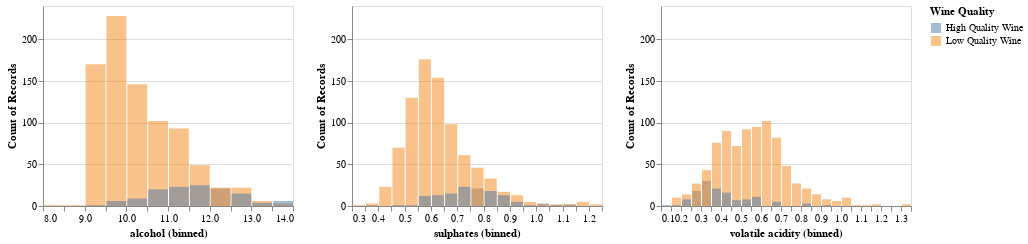

Here is the notebook cell this chart was saved with:
### Code cell
# Isolate target and correlates
dist_feats = ['quality_binary', 'alcohol', 'sulphates', 'volatile acidity']

# Create density data frame
dist_df = pd.concat([X_train, y_train], axis=1)
dist_df = dist_df[dist_feats]

# Replace boolean with descriptive strings
dist_df['quality_binary'] = dist_df['quality_binary'].map({
    True: 'High Quality Wine',
    False: 'Low Quality Wine'
})

# Create overlaid histograms for each correlated feature
feature_hists = alt.Chart(dist_df).mark_bar(opacity = 0.5).encode(
    x = alt.X(alt.repeat('column')).type('quantitative').bin(maxbins = 25).axis(format = '.1f'),
    y = alt.Y('count()').stack(False),
    color = alt.Color('quality_binary:N').title('Wine Quality')
).properties(
    width = 250,
    height = 200,
).repeat(
    column = ['alcohol', 'sulphates', 'volatile acidity']
).resolve_scale(
    y = 'shared'
)

# Display histograms
feature_hists

### Figure 1 — Vega-Lite specification as saved in the notebook (floating-point values rounded to 4 significant figures; data arrays with more than 128 entries replaced by an {"elided": "..."} marker saying what was removed)
{"config": {"view": {"continuousWidth": 300, "continuousHeight": 300}}, "repeat": {"column": ["alcohol", "sulphates", "volatile acidity"]}, "spec": {"data": {"name": "data-ef700137409a68b10b8b7ceb78b9f2ea"}, "mark": {"type": "bar", "opacity": 0.5}, "encoding": {"color": {"field": "quality_binary", "title": "Wine Quality", "type": "nominal"}, "x": {"axis": {"format": ".1f"}, "bin": {"maxbins": 25}, "field": {"repeat": "column"}, "type": "quantitative"}, "y": {"aggregate": "count", "stack": false, "type": "quantitative"}}, "height": 200, "width": 250}, "resolve": {"scale": {"y": "shared"}}, "$schema": "https://vega.github.io/schema/vega-lite/v6.1.0.json", "datasets": {"data-ef700137409a68b10b8b7ceb78b9f2ea": {"elided": "973 records"}}}
